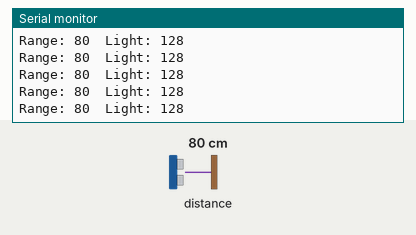
This sketch was run on a simulated Arduino Uno, built with avr-gcc and run on an emulated ATmega328P. On the bench: the last lines printed to the serial monitor. Wiring (inferred from the names in the program): SRF02/SRF08 range finder at I2C address 0x73. Inputs (shaded band) come from the test bench; at power-on: distance to the obstacle 80 cm.

Above: at 1.3 s.
1.4 s: distance to the obstacle set to 2 cm
At 1.57 s:
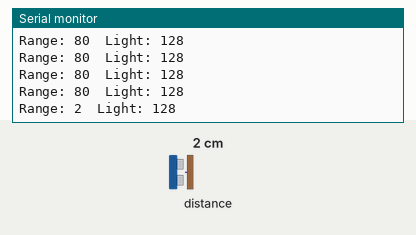
2.9 s: distance to the obstacle set to 4 cm
At 2.98 s:
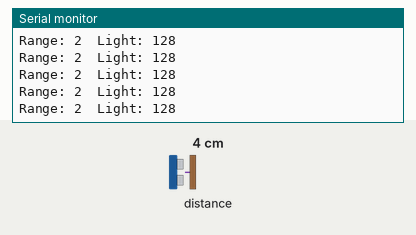
Timing chart, 0 to 5.9 s (numbered marks = the images above; inputs shaded):
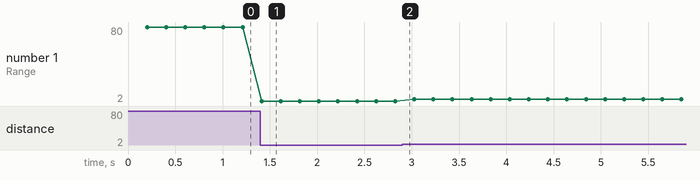

Measured:
- after the input at 1.4 s, the serial monitor: prints a new line at once (image 1)
- plotted number 1: 80 → 2 after the input at 1.4 s, 2 → 4 after the input at 2.9 s

The sketch:

srf08_i2c_prgramming.ino
```cpp
#include <Wire.h>

// The difference between the first two (" vs. <) has to do with where the include files are looked
// for. One indicates that the include file is local (") while the other indicates that the include
// file is in a standard location (<,>).

// 0xE6 >> 1 = 0x73
// 0xE6 = 11100110
// 0xE6 >> 1 = 01110011 = 0x73
#define SRF_ADDRESS  0x73                           // Address of the SRF08 (0x70 = 0xE0 >> 1) Arduino automatically controls R/W lower bit
#define CMD_REGISTER 0x00                           // Command byte, values of 0 being sent with write have to be masked as a byte to stop them being misinterpreted as NULL this is a bug with arduino 1.0
#define SOFT_REGISTER 0x00                          // Register location to read software revision
#define LIGHT_REGISTER 0x01                         // Register location to read light sensor
#define RANGE_REGISTER 0x02                         // Register to write command to start a read

byte highByte = 0x00;                               // Stores high byte from ranging
byte lowByte = 0x00;                                // Stored low byte from ranging

void setup(){
  Serial.begin(9600);
  Wire.begin();
  delay(100);                                       // Waits to make sure everything is powered up before sending or receiving data

  int softRev = getSoft();                          // Calls function to get software revision
  Serial.print("SRF08 Soft Revision: ");
  Serial.println(softRev);
}

void loop(){

  int rangeData = getRange();                       // Calls a function to get range
  int lightData = getLight();                       // Call function to get light reading and store in lightData

   Serial.print("Range: ");
   Serial.print(rangeData);
   Serial.print('\t');
   Serial.print("Light: ");
   Serial.println(lightData);
   delay(100);                                      // Wait before looping
}

int getRange(){                                     // This function gets a ranging from the SRF08
  int range = 0;

  Wire.beginTransmission(SRF_ADDRESS);              // Start communticating with sensor
  Wire.write(CMD_REGISTER);                                  // Send Command register address
  Wire.write(0x51);                                 // Send 0x51 comand byte
  Wire.endTransmission();

  delay(100);                                       // Wait for ranging to be complete

  Wire.beginTransmission(SRF_ADDRESS);              // Start communicating with sensor
  Wire.write(RANGE_REGISTER);                       // Call the register for start of ranging data
  Wire.endTransmission();

  Wire.requestFrom(SRF_ADDRESS, 2);                 // Request 2 bytes from sensor
  while(Wire.available() < 2);                      // Wait for data to arrive
  highByte = Wire.read();                           // Get high byte
  lowByte = Wire.read();                            // Get low byte

  range = (highByte << 8) + lowByte;                // Put them together

  return(range);                                    // Returns Range
}


byte getByte(int add, int reg) {
  Wire.beginTransmission(add);
  Wire.write(reg);
  Wire.endTransmission();

  Wire.requestFrom(add, 1);
  while(Wire.available() < 0);
  byte b = Wire.read();

  return(b);
}

int getLight(){                                    // Function to get light reading
  /*
  Wire.beginTransmission(SRF_ADDRESS);
  Wire.write(LIGHT_REGISTER);                      // Call register to get light reading
  Wire.endTransmission();

  Wire.requestFrom(SRF_ADDRESS, 1);                // Request 1 byte
  while(Wire.available() < 0);                     // While byte available
  int lightRead = Wire.read();                     // Get light reading

  return(lightRead);                               // Returns lightRead
  */
  int light = getByte(SRF_ADDRESS, LIGHT_REGISTER);
  return(light);
}

int getSoft(){                                     // Function to get software revision
  /*
  Wire.beginTransmission(SRF_ADDRESS);             // Begin communication with the SRF module
  Wire.write(SOFT_REGISTER);                       // Sends the command bit, when this bit is read it returns the software revision
  Wire.endTransmission();

  Wire.requestFrom(SRF_ADDRESS, 1);                // Request 1 byte
  while(Wire.available() < 0);                     // While byte available
  int software = Wire.read();                      // Get byte

  return(software);
  */
  int soft = getByte(SRF_ADDRESS, SOFT_REGISTER);
  return(soft);
}
```

Motor.cpp
```cpp
#include "Motor.h"

Motor::Motor(int enablePin, int dir1Pin, int dir2Pin, int minRange, int maxRange, int maxPower) {
   mEnablePin = enablePin;
   mDir1Pin = dir1Pin;
   mDir2Pin = dir2Pin;
   mMinRange = minRange;
   mMaxRange = maxRange;
   mMaxPower = maxPower;
}

void Motor::setPower(int power) {
  if(power == 0) {
    stop();
    return;
  }

  if(power > 0) {
    digitalWrite(mDir1Pin, LOW);
    digitalWrite(mDir2Pin, HIGH);
  }
  else {
    digitalWrite(mDir1Pin, HIGH);
    digitalWrite(mDir2Pin, LOW);
  }

  analogWrite(mEnablePin, map(abs(power), 1, mMaxPower, mMinRange, mMaxRange));
}

void Motor::stop() {
  digitalWrite(mEnablePin, LOW);
}

void Motor::brake() {
  digitalWrite(mDir1Pin, LOW);
  digitalWrite(mDir2Pin, LOW);
}
```

Motor.h
```cpp
#ifndef MOTOR_H
#define MOTOR_H
#include <Arduino.h>

class Motor {
  private:
    int mEnablePin;
    int mDir1Pin;
    int mDir2Pin;
    int mMinRange;
    int mMaxRange;
    int mMaxPower;

  public:
    Motor(int enablePin, int dir1Pin, int dir2Pin, int minRange, int maxRange, int maxPower);
    void setPower(int power);
    void stop();
    void brake();
};

#endif
```
